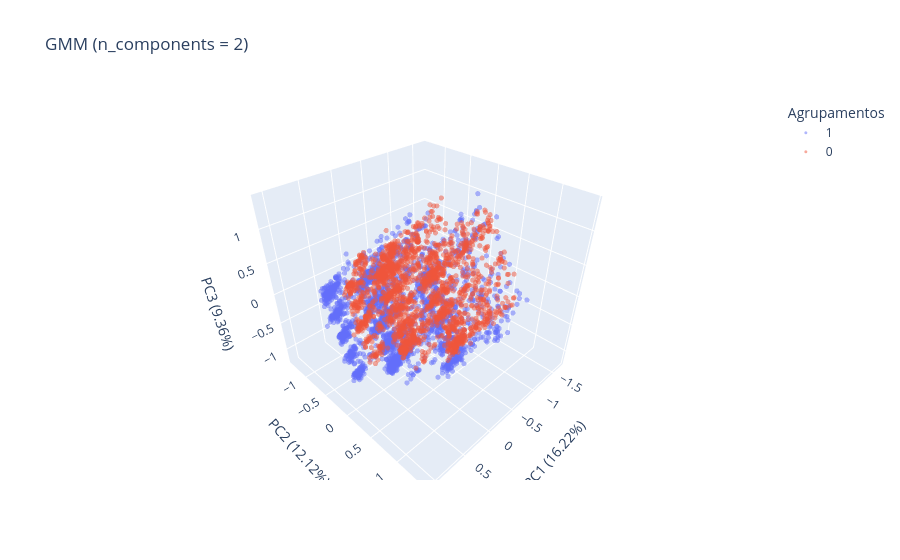
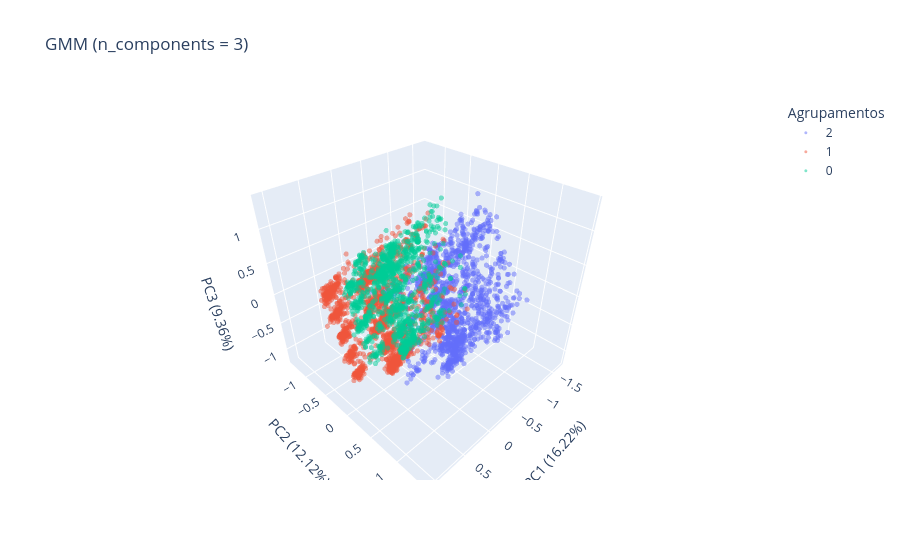
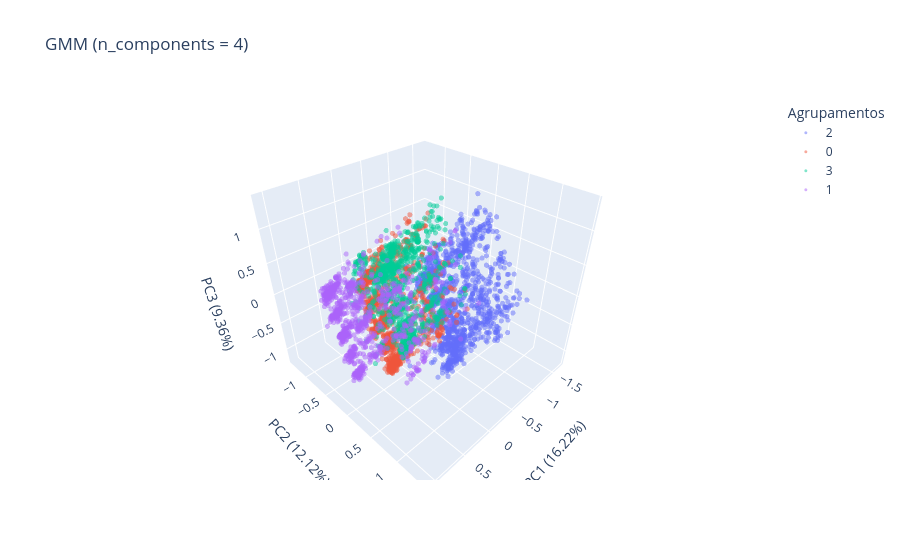
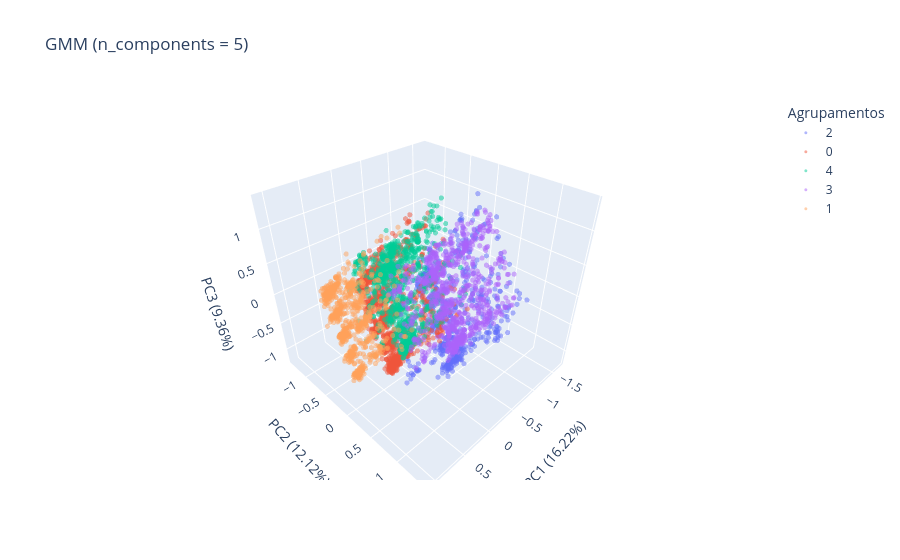

Source (notebook cell) for these figures, in order:
### Code cell
# testes de gmm com diferentes valores de n 
plotar_gmm(n=2)
plotar_gmm(n=3)
plotar_gmm(n=4)
plotar_gmm(n=5)

### Figure 1 — Plotly figure (JSON) as saved in the notebook; plotly's stock layout.template omitted (floating-point values rounded to 4 significant figures; data arrays with more than 128 entries replaced by an {"elided": "..."} marker saying what was removed)
{"data": [{"hovertemplate": "Agrupamentos=1<br>principal component 1=%{x}<br>principal component 2=%{y}<br>principal component 3=%{z}<extra></extra>", "legendgroup": "1", "marker": {"color": "#636efa", "opacity": 0.5, "size": 3, "symbol": "circle"}, "mode": "markers", "name": "1", "scene": "scene", "showlegend": true, "type": "scatter3d", "x": {"elided": "2426 float values"}, "y": {"elided": "2426 float values"}, "z": {"elided": "2426 float values"}}, {"hovertemplate": "Agrupamentos=0<br>principal component 1=%{x}<br>principal component 2=%{y}<br>principal component 3=%{z}<extra></extra>", "legendgroup": "0", "marker": {"color": "#EF553B", "opacity": 0.5, "size": 3, "symbol": "circle"}, "mode": "markers", "name": "0", "scene": "scene", "showlegend": true, "type": "scatter3d", "x": {"elided": "1998 float values"}, "y": {"elided": "1998 float values"}, "z": {"elided": "1998 float values"}}], "layout": {"legend": {"title": {"text": "Agrupamentos"}, "tracegroupgap": 0}, "scene": {"domain": {"x": [0, 1], "y": [0, 1]}, "xaxis": {"title": {"text": "PC1 (16.22%)"}}, "yaxis": {"title": {"text": "PC2 (12.12%)"}}, "zaxis": {"title": {"text": "PC3 (9.36%)"}}}, "title": {"text": "GMM (n_components = 2)"}}}

### Figure 2 — Plotly figure (JSON) as saved in the notebook; plotly's stock layout.template omitted (floating-point values rounded to 4 significant figures; data arrays with more than 128 entries replaced by an {"elided": "..."} marker saying what was removed)
{"data": [{"hovertemplate": "Agrupamentos=2<br>principal component 1=%{x}<br>principal component 2=%{y}<br>principal component 3=%{z}<extra></extra>", "legendgroup": "2", "marker": {"color": "#636efa", "opacity": 0.5, "size": 3, "symbol": "circle"}, "mode": "markers", "name": "2", "scene": "scene", "showlegend": true, "type": "scatter3d", "x": {"elided": "1556 float values"}, "y": {"elided": "1556 float values"}, "z": {"elided": "1556 float values"}}, {"hovertemplate": "Agrupamentos=1<br>principal component 1=%{x}<br>principal component 2=%{y}<br>principal component 3=%{z}<extra></extra>", "legendgroup": "1", "marker": {"color": "#EF553B", "opacity": 0.5, "size": 3, "symbol": "circle"}, "mode": "markers", "name": "1", "scene": "scene", "showlegend": true, "type": "scatter3d", "x": {"elided": "1705 float values"}, "y": {"elided": "1705 float values"}, "z": {"elided": "1705 float values"}}, {"hovertemplate": "Agrupamentos=0<br>principal component 1=%{x}<br>principal component 2=%{y}<br>principal component 3=%{z}<extra></extra>", "legendgroup": "0", "marker": {"color": "#00cc96", "opacity": 0.5, "size": 3, "symbol": "circle"}, "mode": "markers", "name": "0", "scene": "scene", "showlegend": true, "type": "scatter3d", "x": {"elided": "1163 float values"}, "y": {"elided": "1163 float values"}, "z": {"elided": "1163 float values"}}], "layout": {"legend": {"title": {"text": "Agrupamentos"}, "tracegroupgap": 0}, "scene": {"domain": {"x": [0, 1], "y": [0, 1]}, "xaxis": {"title": {"text": "PC1 (16.22%)"}}, "yaxis": {"title": {"text": "PC2 (12.12%)"}}, "zaxis": {"title": {"text": "PC3 (9.36%)"}}}, "title": {"text": "GMM (n_components = 3)"}}}

### Figure 3 — Plotly figure (JSON) as saved in the notebook; plotly's stock layout.template omitted (floating-point values rounded to 4 significant figures; data arrays with more than 128 entries replaced by an {"elided": "..."} marker saying what was removed)
{"data": [{"hovertemplate": "Agrupamentos=2<br>principal component 1=%{x}<br>principal component 2=%{y}<br>principal component 3=%{z}<extra></extra>", "legendgroup": "2", "marker": {"color": "#636efa", "opacity": 0.5, "size": 3, "symbol": "circle"}, "mode": "markers", "name": "2", "scene": "scene", "showlegend": true, "type": "scatter3d", "x": {"elided": "1368 float values"}, "y": {"elided": "1368 float values"}, "z": {"elided": "1368 float values"}}, {"hovertemplate": "Agrupamentos=0<br>principal component 1=%{x}<br>principal component 2=%{y}<br>principal component 3=%{z}<extra></extra>", "legendgroup": "0", "marker": {"color": "#EF553B", "opacity": 0.5, "size": 3, "symbol": "circle"}, "mode": "markers", "name": "0", "scene": "scene", "showlegend": true, "type": "scatter3d", "x": {"elided": "1152 float values"}, "y": {"elided": "1152 float values"}, "z": {"elided": "1152 float values"}}, {"hovertemplate": "Agrupamentos=3<br>principal component 1=%{x}<br>principal component 2=%{y}<br>principal component 3=%{z}<extra></extra>", "legendgroup": "3", "marker": {"color": "#00cc96", "opacity": 0.5, "size": 3, "symbol": "circle"}, "mode": "markers", "name": "3", "scene": "scene", "showlegend": true, "type": "scatter3d", "x": {"elided": "977 float values"}, "y": {"elided": "977 float values"}, "z": {"elided": "977 float values"}}, {"hovertemplate": "Agrupamentos=1<br>principal component 1=%{x}<br>principal component 2=%{y}<br>principal component 3=%{z}<extra></extra>", "legendgroup": "1", "marker": {"color": "#ab63fa", "opacity": 0.5, "size": 3, "symbol": "circle"}, "mode": "markers", "name": "1", "scene": "scene", "showlegend": true, "type": "scatter3d", "x": {"elided": "927 float values"}, "y": {"elided": "927 float values"}, "z": {"elided": "927 float values"}}], "layout": {"legend": {"title": {"text": "Agrupamentos"}, "tracegroupgap": 0}, "scene": {"domain": {"x": [0, 1], "y": [0, 1]}, "xaxis": {"title": {"text": "PC1 (16.22%)"}}, "yaxis": {"title": {"text": "PC2 (12.12%)"}}, "zaxis": {"title": {"text": "PC3 (9.36%)"}}}, "title": {"text": "GMM (n_components = 4)"}}}

### Figure 4 — Plotly figure (JSON) as saved in the notebook; plotly's stock layout.template omitted (floating-point values rounded to 4 significant figures; data arrays with more than 128 entries replaced by an {"elided": "..."} marker saying what was removed)
{"data": [{"hovertemplate": "Agrupamentos=2<br>principal component 1=%{x}<br>principal component 2=%{y}<br>principal component 3=%{z}<extra></extra>", "legendgroup": "2", "marker": {"color": "#636efa", "opacity": 0.5, "size": 3, "symbol": "circle"}, "mode": "markers", "name": "2", "scene": "scene", "showlegend": true, "type": "scatter3d", "x": {"elided": "721 float values"}, "y": {"elided": "721 float values"}, "z": {"elided": "721 float values"}}, {"hovertemplate": "Agrupamentos=0<br>principal component 1=%{x}<br>principal component 2=%{y}<br>principal component 3=%{z}<extra></extra>", "legendgroup": "0", "marker": {"color": "#EF553B", "opacity": 0.5, "size": 3, "symbol": "circle"}, "mode": "markers", "name": "0", "scene": "scene", "showlegend": true, "type": "scatter3d", "x": {"elided": "1152 float values"}, "y": {"elided": "1152 float values"}, "z": {"elided": "1152 float values"}}, {"hovertemplate": "Agrupamentos=4<br>principal component 1=%{x}<br>principal component 2=%{y}<br>principal component 3=%{z}<extra></extra>", "legendgroup": "4", "marker": {"color": "#00cc96", "opacity": 0.5, "size": 3, "symbol": "circle"}, "mode": "markers", "name": "4", "scene": "scene", "showlegend": true, "type": "scatter3d", "x": {"elided": "958 float values"}, "y": {"elided": "958 float values"}, "z": {"elided": "958 float values"}}, {"hovertemplate": "Agrupamentos=3<br>principal component 1=%{x}<br>principal component 2=%{y}<br>principal component 3=%{z}<extra></extra>", "legendgroup": "3", "marker": {"color": "#ab63fa", "opacity": 0.5, "size": 3, "symbol": "circle"}, "mode": "markers", "name": "3", "scene": "scene", "showlegend": true, "type": "scatter3d", "x": {"elided": "835 float values"}, "y": {"elided": "835 float values"}, "z": {"elided": "835 float values"}}, {"hovertemplate": "Agrupamentos=1<br>principal component 1=%{x}<br>principal component 2=%{y}<br>principal component 3=%{z}<extra></extra>", "legendgroup": "1", "marker": {"color": "#FFA15A", "opacity": 0.5, "size": 3, "symbol": "circle"}, "mode": "markers", "name": "1", "scene": "scene", "showlegend": true, "type": "scatter3d", "x": {"elided": "758 float values"}, "y": {"elided": "758 float values"}, "z": {"elided": "758 float values"}}], "layout": {"legend": {"title": {"text": "Agrupamentos"}, "tracegroupgap": 0}, "scene": {"domain": {"x": [0, 1], "y": [0, 1]}, "xaxis": {"title": {"text": "PC1 (16.22%)"}}, "yaxis": {"title": {"text": "PC2 (12.12%)"}}, "zaxis": {"title": {"text": "PC3 (9.36%)"}}}, "title": {"text": "GMM (n_components = 5)"}}}
